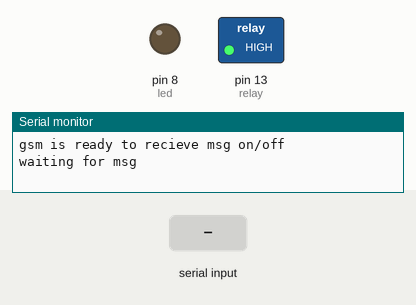
Bench run of a sketch on a simulated Arduino Uno, built with avr-gcc and run on an emulated ATmega328P. On the bench: switched loads named in the sketch (green lamp = pin HIGH), output pins drawn as LEDs (lit = HIGH), the last lines printed to the serial monitor. Inputs (shaded band) come from the test bench. The modem accepts every AT command (registered, SIM ready, sends succeed) and sends nothing else.

Above: at 2.3 s.
2.4 s: "ON" received over the second serial link
At 4.4 s:
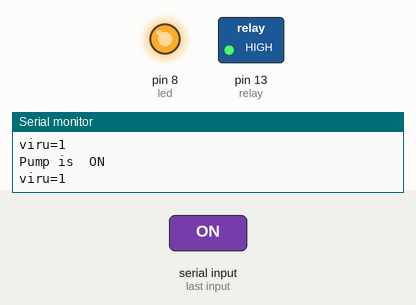
4.9 s: "OFF" received over the second serial link
At 6.4 s:
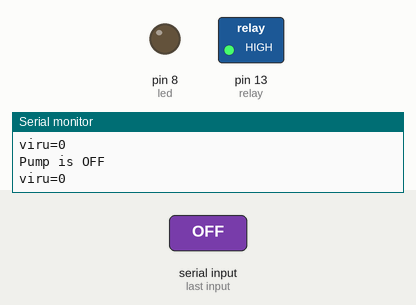
Timing chart, 0 to 7.9 s (numbered marks = the images above; inputs shaded):
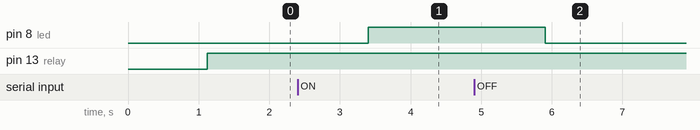

The sketch:

1.ino
```cpp
#include <SoftwareSerial.h> //software serial library for serial communication b/w arduino & GSM

SoftwareSerial mySerial(6, 7);//connect Tx pin of GSM to pin 6 of arduino && Rx pin of GSM to pin no 7 of arduino

//water pump  at pin no 8, Vcc of relay at 13
int led = 8;
String message;
int viru=0;

int relay=13;


void setup()

{  Serial.println("welcome");

  mySerial.println((char)26);// ASCII code of CTRL+Z for saying the end of sms to  the module
  mySerial.begin(9600);   // Setting the baud rate of GSM Module

  Serial.begin(9600);    // Setting the baud rate of Serial Monitor (Arduino)

  delay(100);


  mySerial.println("AT+CNMI=2,2,0,0,0"); // AT Command to receive a live SMS

  delay(1000);

  Serial.println("gsm is ready to recieve msg on/off");

  pinMode(led,OUTPUT);
pinMode(relay,OUTPUT);
  digitalWrite(led,LOW);

    char remoteNum[20]="+917878928928";  // telephone number to send sms

  Serial.println("waiting for msg");

}


void loop()

{

        digitalWrite(relay,1);
      char remoteNum[20]="+919712128444";  // telephone number to send sms


  if (mySerial.available()>0){

  message = mySerial.readString();

  }


  if(message.indexOf("ON") > -1){

    viru=1;

      Serial.println("Pump is  ON");

     digitalWrite(led,1);

     Serial.println("viru=1");


     }

    else if(message.indexOf("OFF") > -1){

       viru=0;

      Serial.println("Pump is OFF");

      digitalWrite(led,0);

      Serial.println("viru=0");

     }


      else if(message.indexOf("info") > -1)

  {


    if(viru==1)

     {

      mySerial.println("AT+CMGF=1");    //Sets the GSM Module in Text Mode

     delay(1000);  // Delay of 1 second

     mySerial.println("AT+CMGS=\"+919712128444\"\r"); // Replace x with mobile number

     delay(1000);

     mySerial.println("your power is on");// The SMS text you want to send

     Serial.println("text is sended by viru 1");

     delay(100);


      delay(1000);


     }

     if(viru==0)

     {

      mySerial.println("AT+CMGF=1");    //Sets the GSM Module in Text Mode

     delay(1000);  // Delay of 1 second

     mySerial.println("AT+CMGS=\"+919712128444\"\r"); // Replace x with mobile number

     delay(1000);

      mySerial.println("your power is off");// The SMS text you want to send

      Serial.println("text is sended viru=0");

     delay(100);

    // mySerial.println((char)26);// ASCII code of CTRL+Z for saying the end of sms to  the module

      delay(1000);


     }


 delay(10);
  }

}
```

Measured:
- after the input at 2.4 s, pin 8 (led): LOW → HIGH after 1.0 s
- after the input at 4.9 s, pin 8 (led): HIGH → LOW after 1.0 s
